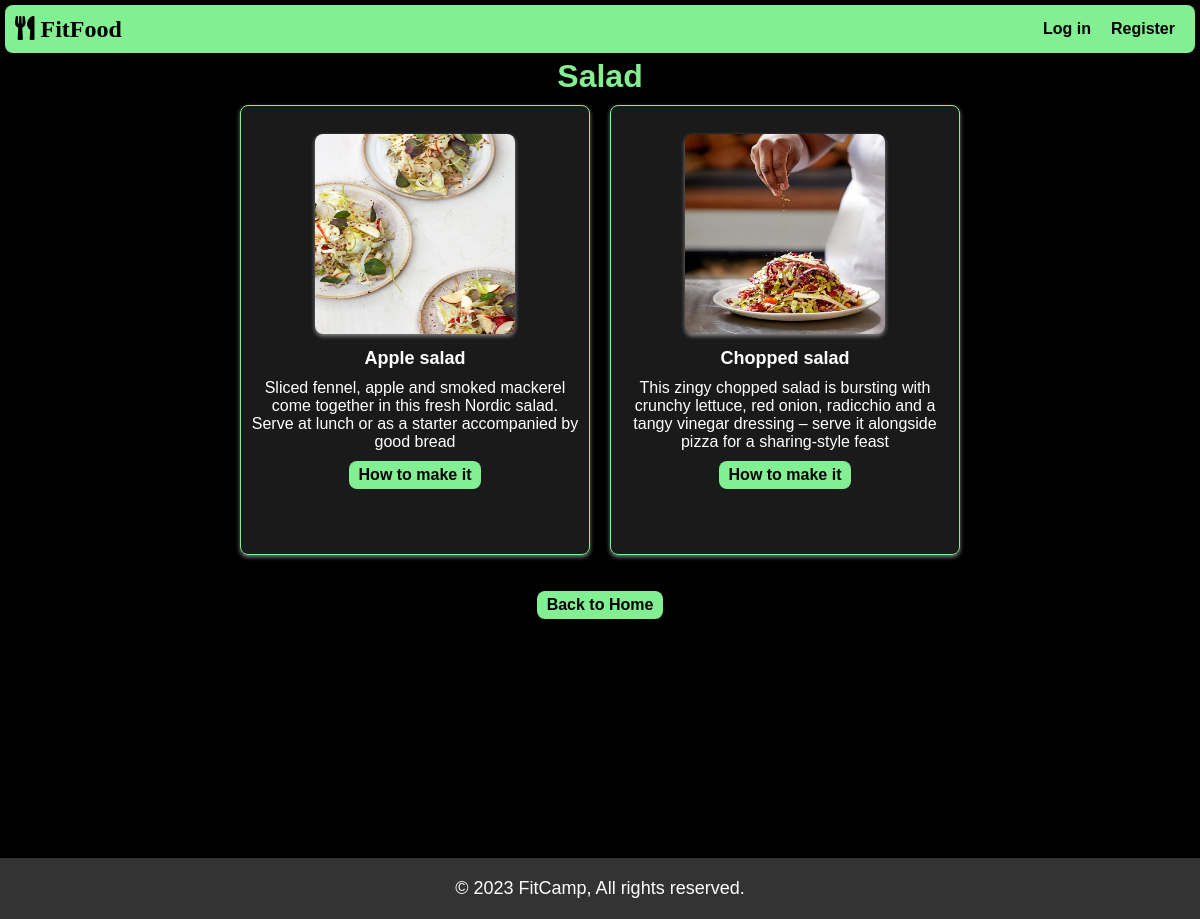
/fitfood/salad/, run on the app's committed database.
### fitfood/models.py (models this page shows, shortened)
class Recipe(models.Model):
    title = models.CharField(max_length=200)
    category = models.ForeignKey(Category, on_delete=models.CASCADE)
    ingredients = models.ManyToManyField(Ingredient)
    describe = models.TextField(blank=True ,null=True)
    instructions = models.TextField()
    image = models.ImageField(upload_to='images/', blank=True, null=True)

### fitfood/views.py (the view)
# urls.py: path('salad/', views.salad, name='salad'),
def salad(request):
    recipes = Recipe.objects.filter(category__name='Salad')
    return render(request, 'food/salad.html', {'recipes': recipes  })

### fitfood/templates/food/salad.html (shortened to what this page needs)
{% extends "food/layoutfood.html" %}
{% block body %}
<h1 class="sub">Salad</h1>
<div class="main">
{% for item in recipes %}
<div class="recipe-card">
    <br>
    <div class="recipe-image">
        <img src="{{ item.image.url }}" alt="{{ item.title }}" width="200">
    </div>
    <div class="details">
        <h3>{{ item.title }}</h3>
        <h4>{{item.describe}}</h4>
        <a href="{% url 'recipe_detail' item.id %}" class="link-g">How to make it</a>
    </div>
</div>
{% endfor %}
</div>
<div class="container-Home">
    <a class="link-Home" href="{% url 'homefood' %}">Back to Home</a>
</div>
{% endblock %}

### fitfood/static/food/styles.css (style rules this page uses)
* { margin: 0; padding: 0; border: 0; box-sizing: border-box; font-family: Arial, sans-serif; }
body { background-color: black; }
.sub { text-align: center; color: #82EF92; transition: 0.5s ease; }
.main { display: flex; justify-content: center; align-items: center; flex-wrap: wrap; }
.recipe-card { width: 350px; height: 450px; display: flex; flex-direction: column; align-items: center; background-color:hsla(0, 0%, 100%, 0.102); border: 1px solid #82EF92; border-radius: 8px; margin: 10px; padding: 10px; box-shadow: 0 2px 4px rgba(255, 253, 253, 0.5); }
.recipe-image img { width: 200px; height: 200px; border-radius: 8px; box-shadow: 0 2px 4px rgba(255, 253, 253, 0.5); }
.details { text-align: center; }
.details h3 { font-size: 18px; margin: 10px 0; color: white; }
.details h4 { font-size: 16px; margin: 10px 0; color: white; font-weight: 100; }
.link-g { display: inline-block; padding: 5px 10px; background-color: #82EF92; color:black; text-decoration: none; border-radius: 8px; font-weight: bold; }
.container-Home { display: flex; justify-content: center; align-items: center; height: 10vh; }
.link-Home { padding: 5px 10px; background-color: #82EF92; color: black; text-decoration: none; border-radius: 8px; font-weight: bold; }

### data on the page
Recipe: image (picture), title "Apple salad", describe "Sliced fennel, apple and smoked mackerel come together in this fresh Nordic salad. Serve at lunch or as a starter accompanied by good bread"
Recipe: image (picture), title "Chopped salad", describe "This zingy chopped salad is bursting with crunchy lettuce, red onion, radicchio and a tangy vinegar dressing – serve it alongside pizza for a sharing-style feast"
